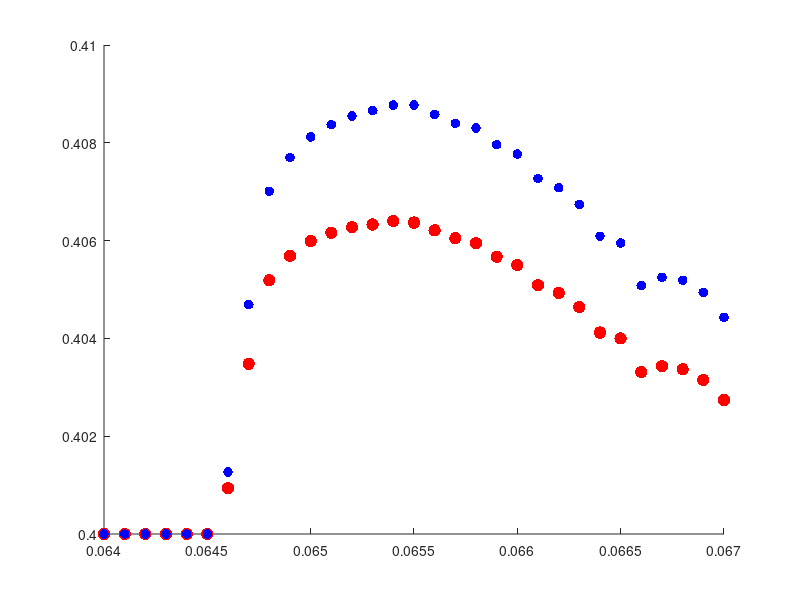

Write MATLAB code to recreate this figure. (Note: this script raises an error after producing the figure.)
%Script used to generate Figure 7(d) based on file average_max_f_small.csv

% Load the data from average_max_f_small.csv
data = load('average_max_f_small.csv'); 

chi_u_values = data(:, 1);  % First column: Sensitivity of Environmental Motion
avg_f_L = data(:, 2);       % Second column: Spatial Maximum of Payoff for L-type
avg_f_H = data(:, 3);       % Third column: Spatial Maximum of Payoff for H-type

% Plot for max f_L and f_H (Figure 7(d))
figure;
hold on;
dotSize = 80;
scatter(chi_u_values, avg_f_L, dotSize, 'r', 'filled', 'DisplayName', 'Maximal payoff $f_L$');
dotSize = 50;
scatter(chi_u_values, avg_f_H, dotSize, 'b', 'filled', 'DisplayName', 'Maximal payoff $f_H$');
h_line_payoffs = yline(0.4, '--k', 'LineWidth', 3, 'DisplayName', 'Uniform $f_L$ \& $f_H$', 'Interpreter', 'latex');
h_line_critical = xline(0.0646, '--', 'Color', [0.5 0.5 0.5], 'LineWidth', 3, 'DisplayName', 'Critical $\chi_u^*$', 'Interpreter', 'latex');
ylim([0.398, 0.415]);
xlabel('Sensitivity of Environmental Motion $\chi_u$', 'Interpreter', 'latex', 'FontSize', 23, 'fontname', 'arial');
ylabel('Spatial Maximum of Payoff', 'Interpreter', 'latex', 'FontSize', 23, 'fontname', 'arial');
legend('show', 'Location', 'best', 'Interpreter', 'latex', 'FontSize', 17, 'fontname', 'arial');
set(gca, 'FontSize', 16);
ax = gca;
ax.XLabel.FontSize = 23; 
ax.YLabel.FontSize = 23;
grid on;
